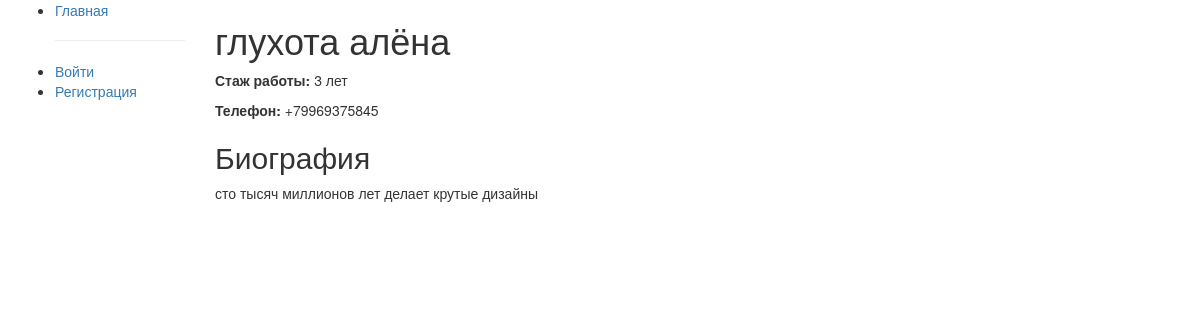
/designer/1/, run on the app's committed database.
### studio/models.py (models this page shows, shortened)
class Designer(models.Model):
    first_name = models.CharField(max_length=100, default='', verbose_name="Имя")
    last_name = models.CharField(max_length=100, default='', verbose_name="Фамилия")
    experience_years = models.IntegerField(default=0, verbose_name="Стаж работы (лет)")
    phone = models.CharField(max_length=20, default='', verbose_name="Номер телефона")
    photo = models.ImageField(upload_to='designers/', blank=True, verbose_name="Фото")
    bio = models.TextField(blank=True, verbose_name="Биография")
    class Meta:
        ordering = ['last_name', 'first_name']
        verbose_name = "Дизайнер"
        verbose_name_plural = "Дизайнеры"

### studio/views.py (the view)
# urls.py: path('designer/<int:pk>/', views.DesignerDetailView.as_view(), name='designer-detail'),
class DesignerDetailView(generic.DetailView):
    model = Designer
    template_name = 'studio/designer_detail.html'
    context_object_name = 'designer'

### studio/templates/studio/designer_detail.html (shortened to what this page needs)
{% extends "base_generic.html" %}
{% block content %}
<h1>{{ designer.last_name }} {{ designer.first_name }}</h1>
<p><strong>Стаж работы:</strong> {{ designer.experience_years }} лет</p>
<p><strong>Телефон:</strong> {{ designer.phone }}</p>
{% if designer.bio %}
    <h2>Биография</h2>
    <p>{{ designer.bio }}</p>
{% endif %}
{% endblock %}

### data on the page
Designer: last_name "глухота", first_name "алёна", experience_years "3", phone "+79969375845", bio "сто тысяч миллионов лет делает крутые дизайны"
